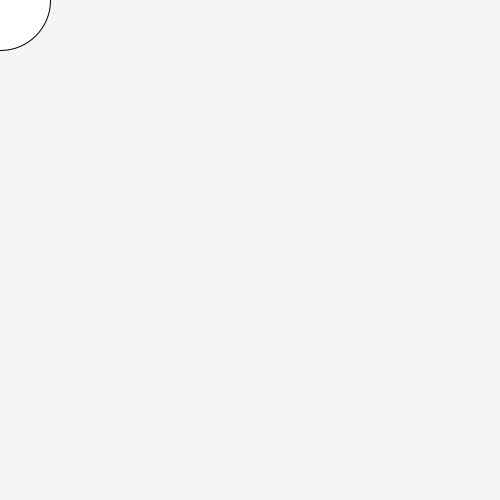
Frame 1 (no input)
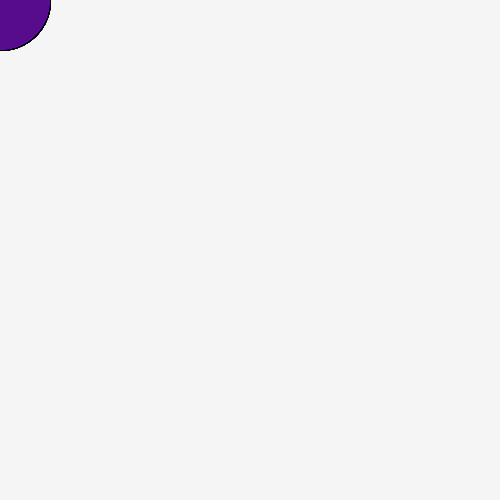
Frame 60 (the mouse pressed at the canvas centre just before this capture)
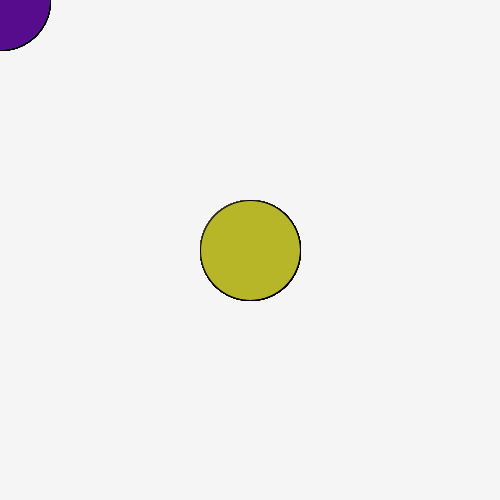
Frame 120 (the mouse held since frame 60 and released just before this capture)

The Processing sketch that drew these frames (run headless with seeded random() and noise(); from frame 60 on, the mouse is pressed at the canvas centre):

// Processing sketch: processing_127143
// ── processing_127143.pde

void setup() {
 
  size(500, 500);
background(245,245,245);
}

void draw(){
  
 ellipse(mouseX,mouseY,100,100);
 fill(random(225), random(225),random(225));
}

void mousePressed() {
  clear();
}
